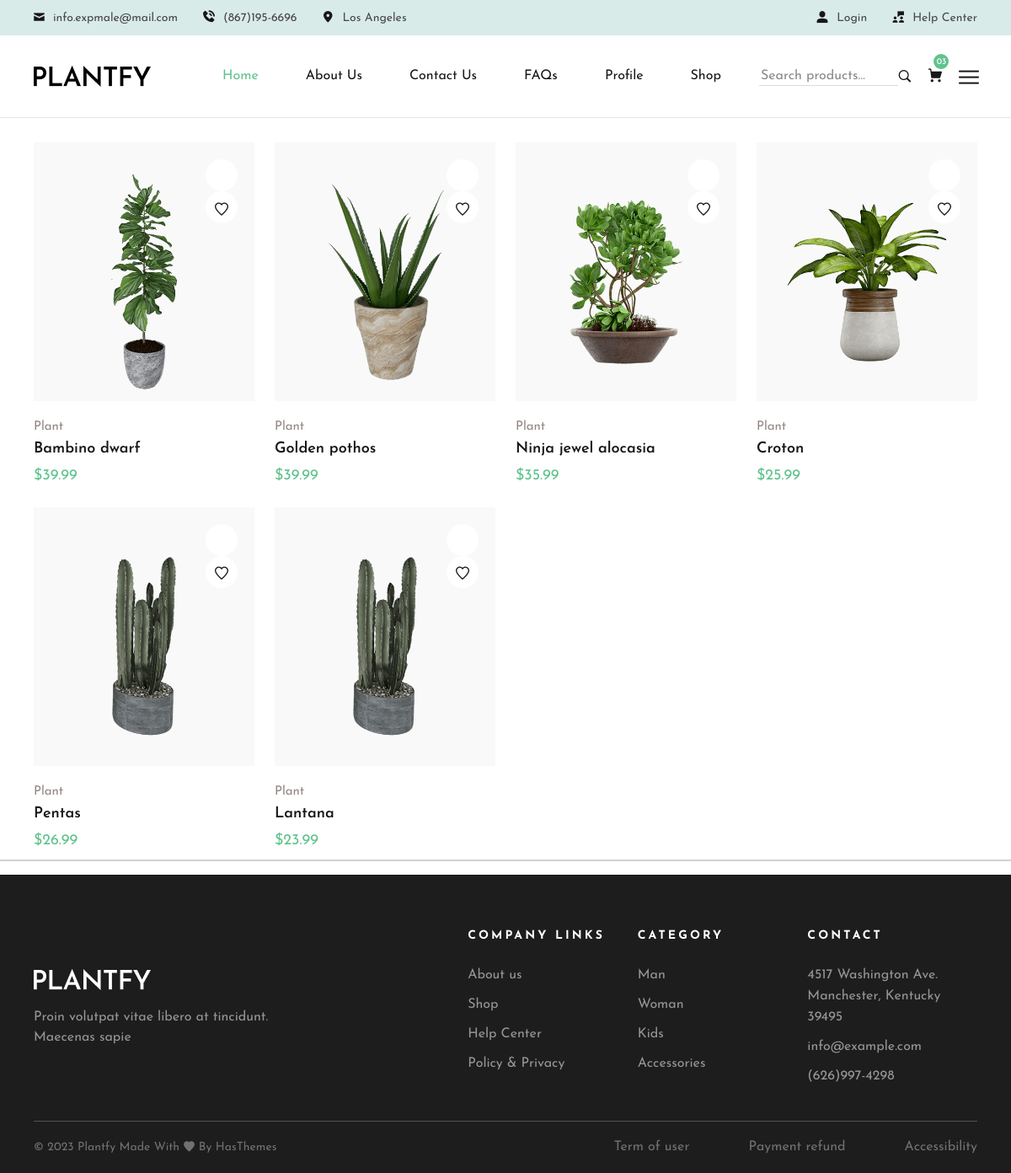
The app's page /plantfy/allProducts.php, older data.
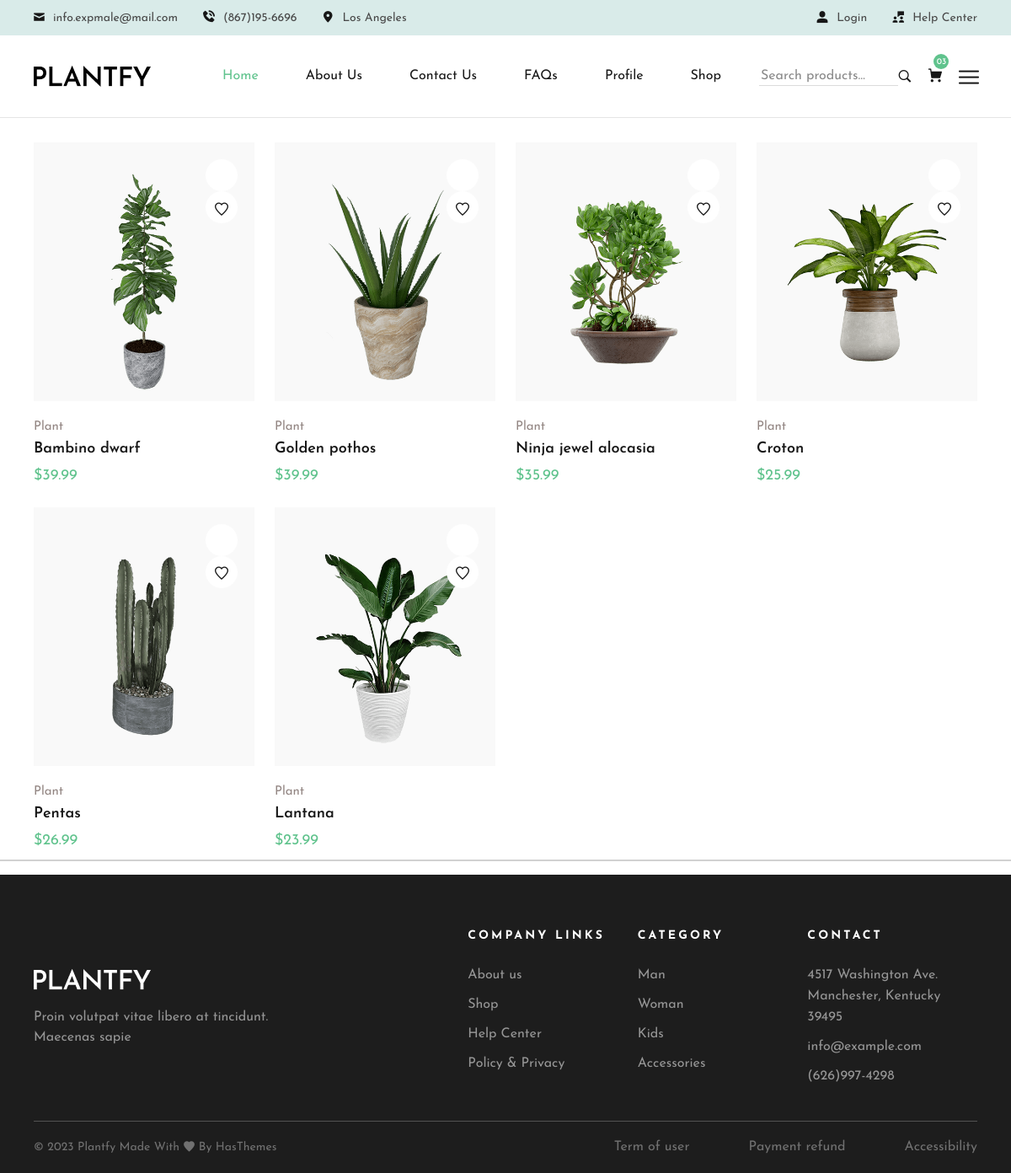
The same page, newer data.
### tables this page shows
CREATE TABLE `products` (
  `productID` int(11) NOT NULL,
  `productName` varchar(225) DEFAULT NULL,
  `productDescription` varchar(225) DEFAULT NULL,
  `productPrice` varchar(225) DEFAULT NULL,
  `productImage` varchar(225) DEFAULT NULL,
  `productStock` varchar(255) NOT NULL,
  `categoryID` int(11) DEFAULT NULL
);

### plantfy/allProducts.php (the view, shortened to what this page needs)
<?php
include("./components/header.php");
?>
    <main>
            <div class="container-fluid custom-container">
                    <div class="row">
                            <?php
                            $query = $pdo->query("Select * from products");
                            $result = $query->fetchAll(PDO::FETCH_ASSOC);
                            foreach($result as $plants){
                                ?>
                                 <div class="col-lg-3 col-sm-6">
                                <div class="single-product js-scroll ShortFadeInUp scrolled">
                                <a href="product-single.php?id=<?php echo $plants['productID'] ?>">
                                <div class="single-product__thumbnail">
                                    <div class="single-product__thumbnail--meta-3">
                                        <a href="#" data-bs-tooltip="tooltip" data-bs-placement="top" data-bs-title="Add to wishlist" data-bs-custom-class="p-meta-tooltip" aria-label="wishlist">
                                            <i
                                                    class="lastudioicon-heart-2"
                                                ></i>
                                        </a>
                                    </div>
                                    <div class="single-product__thumbnail--holder">
                                        <a href="product-single.php?id=<?php echo $plants['productID'] ?>">
                                            <img src="assets/images/products/<?php echo $plants['productImage'] ?>" alt="Product" width="344" height="370" loading="lazy" />
                                        </a>
                                    </div>
                                </div>
                                <div class="single-product__info">
                                    <div class="single-product__info--tags">
                                         <a href="#">Plant</a>
                                    </div>
                                    <h3 class="single-product__info--title">
                                        <a href="product-single.php?id=<?php echo $plants['productID'] ?>">
                                            <?php echo $plants['productName'] ?>
                                        </a>
                                    </h3>
                                    <div class="single-product__info--price">
                                        <ins>$<?php echo $plants['productPrice'] ?></ins>
                                    </div>
                                </div>
                            </div>
                            </div>
                                <?php
                            }
                            ?>
                        </div>
                </div>
        <hr></hr>
    </main>
    <?php
    include_once('components/footer.php')
    ?>
</body>
</html>

Row changes from the older to the newer data that the page shows:
changed products "Lantana": productImage: a different picture
